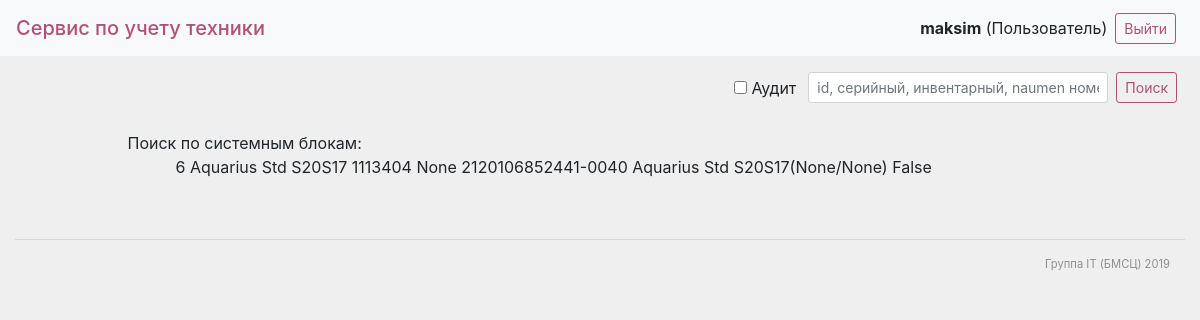
Page /app/search (signed in) on the committed database.
### app/models.py (models this page shows)
class User(AbstractUser):
    roles = (
        ('1', 'Администратор'),
        ('2', 'Пользователь'),
    )
    role = models.CharField(max_length=100, default=2, choices=roles, verbose_name="Роль")

class Unit(models.Model):
    model = models.CharField(max_length=255, null=False, blank=False, verbose_name="Модель")
    memory = models.PositiveSmallIntegerField(default=0, null=True, blank=True, verbose_name="Память (Гб)")
    os = models.CharField(max_length=255, null=True, blank=True, verbose_name="Операционная система")
    id_naumen = models.CharField(max_length=255, null=True, blank=True, verbose_name="Номер в Naumen")
    id_invent = models.CharField(max_length=255, null=True, blank=True, verbose_name="Инвентарный номер")
    id_sn = models.CharField(max_length=255, default='', null=False, blank=False, unique=True, verbose_name="Серийный номер")
    arm = models.ForeignKey(ARM, on_delete=models.SET_NULL, null=True, blank=True, verbose_name="АРМ")
    retired = models.BooleanField(default=False, null=True, blank=True, verbose_name="Списан")
    class Meta:
        verbose_name = "Системный блок"
        verbose_name_plural = "Системные блоки"
    def __str__(self):
        return "{}".format(self.model)

class ARM(models.Model):
    unit_arm = models.ForeignKey("Unit", default='', on_delete=models.CASCADE, null=False, blank=False, related_name='unit_arm_id', verbose_name="Системный блок")
    monitor_arm = models.ForeignKey("Monitor", default='', on_delete=models.CASCADE, null=False, blank=False, related_name='monitor_arm_id', verbose_name="Монитор")
    printer_arm = models.ForeignKey("Printer", on_delete=models.SET_NULL, null=True, blank=True, related_name='printer_arm_id', verbose_name="Принтер")
    scanner_arm = models.ForeignKey("Scanner", on_delete=models.SET_NULL, null=True, blank=True, related_name='scanner_arm_id', verbose_name="Сканер")
    ibp_arm = models.ForeignKey("IBP", on_delete=models.SET_NULL, null=True, blank=True, related_name='ibp_arm_id', verbose_name="ИБП")
    scale_arm = models.ForeignKey("Scale", on_delete=models.SET_NULL, null=True, blank=True, related_name='scale_arm_id', verbose_name="Весы")
    phone_arm = models.ForeignKey("Phone", on_delete=models.SET_NULL, null=True, blank=True, related_name='phone_arm_id', verbose_name="Телефон")
    comp_name = models.CharField(max_length=100, null=True, blank=True, verbose_name="Имя компьютера")
    ip = models.CharField(max_length=100, null=True, blank=True, verbose_name="IP-адрес")
    comment = models.TextField(null=True, blank=True, verbose_name="Комментарий")
    class Meta:
        verbose_name = "АРМ"
        verbose_name_plural = "АРМы"
    def __str__(self):
        return "{0}({1}/{2})".format(self.unit_arm, self.comp_name, self.ip)

### app/views.py (the view)
# urls.py: path('search', Search.as_view(), name='search'),
class Search(View):
    def get(self, request):
        num = request.GET.get('search')
        arms_s = ARM.objects.filter(pk=num)
        units_s = Unit.objects.filter(Q(pk=num) | Q(id_naumen=num) | Q(id_invent=num) | Q(id_sn=num))
        monitors_s = Monitor.objects.filter(Q(pk=num) | Q(id_naumen=num) | Q(id_invent=num) | Q(id_sn=num))
        context = {'arms': arms_s, 'units': units_s, 'monitors': monitors_s}
        return render(request, 'search.html', context=context)

### templates/search.html (shortened to what this page needs)
{% extends "base.html" %}
{% block content %}
    <div class="container-fluid">
            <div class="row d-flex justify-content-center my-3">
                        <div class="col-10 my-1">
                            {% if units %}
                            <div>Поиск по системным блокам:</div>
                                {% for unit in units %}
                                    <div class="ml-5">
                                        {{ unit.pk }}
                                        {{ unit.model }}
                                        {{ unit.id_naumen }}
                                        {{ unit.id_invent }}
                                        {{ unit.id_sn }}
                                        {{ unit.arm }}
                                        {{ unit.retired }}
                                    </div>
                                {% endfor %}
                            {% endif%}
                        </div>
            </div>
    </div>
{% endblock %}

### templates/base.html (shortened to what this page needs)
<!DOCTYPE html>
{% load static %}
<html lang="en">
<head>
    <link rel="stylesheet" href="https://stackpath.bootstrapcdn.com/bootstrap/4.3.1/css/bootstrap.min.css">
    <link rel="stylesheet" href="https://stackpath.bootstrapcdn.com/font-awesome/4.7.0/css/font-awesome.min.css">
    <link rel="stylesheet" href='{% static "css/main_style.css" %}'>
</head>
<body>
    {% block header %}
    <nav class="navbar navbar-light bg-light">
        <span class="navbar-brand my-0 h1"><a href="{% url 'home' %}">Сервис по учету техники</a></span>
        <form class="form-inline" action="{% url 'logout' %}" method="get">
            <span class="mb-0"><b>{{ user }}</b> ({{ user.get_role_display }})</span>
            <button class="btn btn-sm btn-outline-primary mx-2" type="submit">Выйти</button>
        </form>
    </nav>
	{% endblock %}
    {% block search %}
        <div class="row d-flex justify-content-end my-3">
            <div class="col-8 d-flex justify-content-end">
                <form action="{% url 'search' %}" method="get" class="form-inline">
                    <div class="form-check form-check-inline">
                        <input class="form-check-input" type="checkbox" id="audit">
                        <label class="form-check-label" for="audit">Аудит</label>
                    </div>
                    <input name="search" type="text" placeholder="id, серийный, инвентарный, naumen номер" class="form-control form-control-sm" style="width: 300px">
                    <button class="btn btn-sm btn-outline-primary mx-2" type="submit">Поиск</button>
                </form>
            </div>
        </div>
    {% endblock %}
    {% block content %}{% endblock %}
    {% block footer %}
        <div class="container-fluid my-5 footer">
            <hr>
            <div class="row d-flex justify-content-end">
                <div class="col-5 d-flex justify-content-end">Группа IT (БМСЦ) 2019</div>
            </div>
        </div>
    {% endblock %}
</body>
</html>

### app/static/css/main_style.css (style rules this page uses)
body { min-width:650px; background-color: rgba(100, 100, 100, .1); }
.btn-outline-primary { color: rgba(144, 12, 63, .7); background-color:transparent; background-image:none; border-color: rgba(144, 12, 63, .7); }
a, a:link, a:visited { text-decoration:none; color: rgba(144, 12, 63, .7); }
.row { margin:0; padding:0; }
.footer { font-size: 0.7rem; color: rgba(0,0,0,0.4); }

### rows in the picture
User: is_active+password+username "maksim", role "Пользователь"
Unit: pk "6", model "Aquarius Std S20S17", id_naumen "1113404", id_invent "None", id_sn "2120106852441-0040", arm "Aquarius Std S20S17(None/None)", retired "False"
